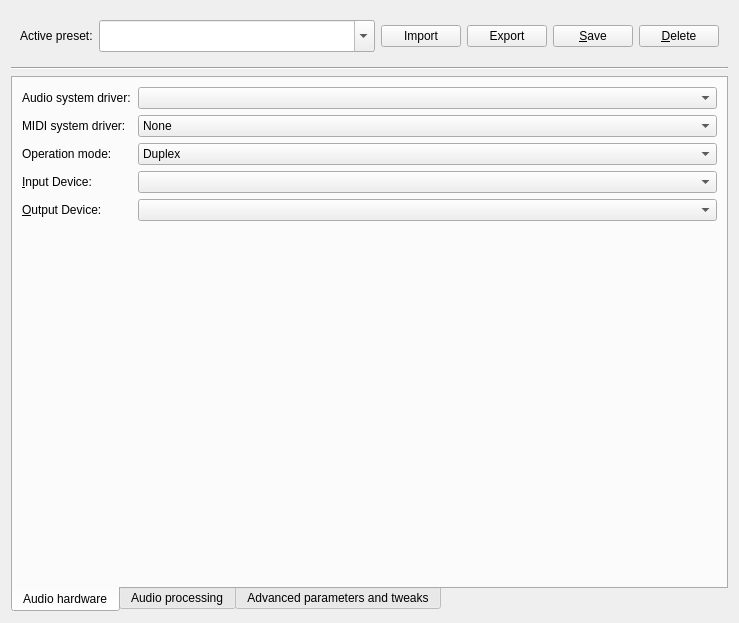
<?xml version="1.0" encoding="UTF-8"?>
<ui version="4.0">
 <class>JackPresetsWidget</class>
 <widget class="QWidget" name="JackPresetsWidget">
  <property name="geometry">
   <rect>
    <x>0</x>
    <y>0</y>
    <width>739</width>
    <height>623</height>
   </rect>
  </property>
  <property name="windowTitle">
   <string>Form</string>
  </property>
  <layout class="QVBoxLayout" name="verticalLayout_2">
   <item>
    <widget class="QWidget" name="containerWidget" native="true">
     <property name="autoFillBackground">
      <bool>false</bool>
     </property>
     <property name="styleSheet">
      <string notr="true"/>
     </property>
     <layout class="QVBoxLayout" name="verticalLayout">
      <item>
       <layout class="QHBoxLayout" name="horizontalLayout_2">
        <item>
         <widget class="QLabel" name="presetTextLabel">
          <property name="text">
           <string>Active preset:</string>
          </property>
          <property name="wordWrap">
           <bool>false</bool>
          </property>
          <property name="buddy">
           <cstring>presetComboBox</cstring>
          </property>
         </widget>
        </item>
        <item>
         <widget class="QComboBox" name="presetComboBox">
          <property name="sizePolicy">
           <sizepolicy hsizetype="Expanding" vsizetype="Fixed">
            <horstretch>0</horstretch>
            <verstretch>0</verstretch>
           </sizepolicy>
          </property>
          <property name="minimumSize">
           <size>
            <width>0</width>
            <height>32</height>
           </size>
          </property>
          <property name="toolTip">
           <string>Settings preset name</string>
          </property>
          <property name="editable">
           <bool>true</bool>
          </property>
         </widget>
        </item>
        <item>
         <widget class="QPushButton" name="importPresetPushButton">
          <property name="text">
           <string>Import</string>
          </property>
          <property name="icon">
           <iconset resource="resources.qrc">
            <normaloff>:/images/document-import.svg</normaloff>:/images/document-import.svg</iconset>
          </property>
          <property name="iconSize">
           <size>
            <width>24</width>
            <height>24</height>
           </size>
          </property>
         </widget>
        </item>
        <item>
         <widget class="QPushButton" name="exportPresetPushButton">
          <property name="text">
           <string>Export</string>
          </property>
          <property name="icon">
           <iconset resource="resources.qrc">
            <normaloff>:/images/document-export.svg</normaloff>:/images/document-export.svg</iconset>
          </property>
          <property name="iconSize">
           <size>
            <width>24</width>
            <height>24</height>
           </size>
          </property>
         </widget>
        </item>
        <item>
         <widget class="QPushButton" name="savePresetPushButton">
          <property name="toolTip">
           <string>Save settings as current preset name</string>
          </property>
          <property name="text">
           <string>&amp;Save</string>
          </property>
          <property name="icon">
           <iconset resource="resources.qrc">
            <normaloff>:/images/document-save.svg</normaloff>:/images/document-save.svg</iconset>
          </property>
          <property name="iconSize">
           <size>
            <width>24</width>
            <height>24</height>
           </size>
          </property>
          <property name="shortcut">
           <string>Alt+S</string>
          </property>
          <property name="autoDefault">
           <bool>false</bool>
          </property>
         </widget>
        </item>
        <item>
         <widget class="QPushButton" name="deletePresetPushButton">
          <property name="toolTip">
           <string>Delete current settings preset</string>
          </property>
          <property name="text">
           <string>&amp;Delete</string>
          </property>
          <property name="icon">
           <iconset resource="resources.qrc">
            <normaloff>:/images/list-remove.svg</normaloff>:/images/list-remove.svg</iconset>
          </property>
          <property name="iconSize">
           <size>
            <width>24</width>
            <height>24</height>
           </size>
          </property>
          <property name="shortcut">
           <string>Alt+D</string>
          </property>
          <property name="autoDefault">
           <bool>false</bool>
          </property>
         </widget>
        </item>
       </layout>
      </item>
     </layout>
    </widget>
   </item>
   <item>
    <widget class="Line" name="line">
     <property name="orientation">
      <enum>Qt::Horizontal</enum>
     </property>
    </widget>
   </item>
   <item>
    <widget class="QTabWidget" name="tabWidget_2">
     <property name="tabPosition">
      <enum>QTabWidget::South</enum>
     </property>
     <property name="currentIndex">
      <number>0</number>
     </property>
     <property name="iconSize">
      <size>
       <width>24</width>
       <height>24</height>
      </size>
     </property>
     <widget class="QWidget" name="tabAudioHardware">
      <attribute name="icon">
       <iconset resource="resources.qrc">
        <normaloff>:/images/drive-harddisk-system.svg</normaloff>:/images/drive-harddisk-system.svg</iconset>
      </attribute>
      <attribute name="title">
       <string>Audio hardware</string>
      </attribute>
      <layout class="QVBoxLayout" name="verticalLayout_4">
       <item>
        <layout class="QGridLayout" name="gridLayout_4">
         <item row="0" column="0">
          <widget class="QLabel" name="audioDriverTextLabel">
           <property name="font">
            <font>
             <weight>50</weight>
             <bold>false</bold>
            </font>
           </property>
           <property name="text">
            <string>Audio system driver:</string>
           </property>
           <property name="alignment">
            <set>Qt::AlignLeading|Qt::AlignLeft|Qt::AlignVCenter</set>
           </property>
           <property name="wordWrap">
            <bool>false</bool>
           </property>
           <property name="buddy">
            <cstring>audioDriverComboBox</cstring>
           </property>
          </widget>
         </item>
         <item row="0" column="1">
          <widget class="QComboBox" name="audioDriverComboBox">
           <property name="font">
            <font>
             <weight>50</weight>
             <bold>false</bold>
            </font>
           </property>
           <property name="toolTip">
            <string>The audio backend driver interface to use</string>
           </property>
           <property name="editable">
            <bool>false</bool>
           </property>
          </widget>
         </item>
         <item row="1" column="0">
          <widget class="QLabel" name="midiDriverTextLabel">
           <property name="font">
            <font>
             <weight>50</weight>
             <bold>false</bold>
            </font>
           </property>
           <property name="text">
            <string>MIDI system driver:</string>
           </property>
           <property name="alignment">
            <set>Qt::AlignLeading|Qt::AlignLeft|Qt::AlignVCenter</set>
           </property>
           <property name="wordWrap">
            <bool>false</bool>
           </property>
           <property name="buddy">
            <cstring>midiDriverComboBox</cstring>
           </property>
          </widget>
         </item>
         <item row="1" column="1">
          <widget class="QComboBox" name="midiDriverComboBox">
           <property name="font">
            <font>
             <weight>50</weight>
             <bold>false</bold>
            </font>
           </property>
           <property name="toolTip">
            <string>The ALSA MIDI backend driver to use</string>
           </property>
           <property name="editable">
            <bool>false</bool>
           </property>
           <item>
            <property name="text">
             <string>None</string>
            </property>
           </item>
           <item>
            <property name="text">
             <string>Raw</string>
            </property>
           </item>
           <item>
            <property name="text">
             <string>Seq</string>
            </property>
           </item>
          </widget>
         </item>
         <item row="2" column="0">
          <widget class="QLabel" name="operationModeTextLabel">
           <property name="font">
            <font>
             <weight>50</weight>
             <bold>false</bold>
            </font>
           </property>
           <property name="text">
            <string>Operation mode:</string>
           </property>
           <property name="alignment">
            <set>Qt::AlignLeading|Qt::AlignLeft|Qt::AlignVCenter</set>
           </property>
           <property name="wordWrap">
            <bool>false</bool>
           </property>
           <property name="buddy">
            <cstring>operationModeComboBox</cstring>
           </property>
          </widget>
         </item>
         <item row="2" column="1">
          <widget class="QComboBox" name="operationModeComboBox">
           <property name="font">
            <font>
             <weight>50</weight>
             <bold>false</bold>
            </font>
           </property>
           <property name="toolTip">
            <string>Provide either audio capture, playback or both</string>
           </property>
           <property name="editable">
            <bool>false</bool>
           </property>
           <item>
            <property name="text">
             <string>Duplex</string>
            </property>
           </item>
           <item>
            <property name="text">
             <string>Capture Only</string>
            </property>
           </item>
           <item>
            <property name="text">
             <string>Playback Only</string>
            </property>
           </item>
          </widget>
         </item>
         <item row="3" column="0">
          <widget class="QLabel" name="inputDeviceTextLabel">
           <property name="font">
            <font>
             <weight>50</weight>
             <bold>false</bold>
            </font>
           </property>
           <property name="text">
            <string>&amp;Input Device:</string>
           </property>
           <property name="alignment">
            <set>Qt::AlignLeading|Qt::AlignLeft|Qt::AlignVCenter</set>
           </property>
           <property name="wordWrap">
            <bool>false</bool>
           </property>
           <property name="buddy">
            <cstring>inputDeviceComboBox</cstring>
           </property>
          </widget>
         </item>
         <item row="3" column="1">
          <widget class="SoundcardComboBox" name="inputDeviceComboBox">
           <property name="font">
            <font>
             <weight>50</weight>
             <bold>false</bold>
            </font>
           </property>
           <property name="toolTip">
            <string>Alternate input device for capture</string>
           </property>
           <property name="editable">
            <bool>false</bool>
           </property>
          </widget>
         </item>
         <item row="4" column="0">
          <widget class="QLabel" name="outDeviceTextLabel">
           <property name="minimumSize">
            <size>
             <width>80</width>
             <height>0</height>
            </size>
           </property>
           <property name="maximumSize">
            <size>
             <width>110</width>
             <height>16777215</height>
            </size>
           </property>
           <property name="font">
            <font>
             <weight>50</weight>
             <bold>false</bold>
            </font>
           </property>
           <property name="text">
            <string>&amp;Output Device:</string>
           </property>
           <property name="alignment">
            <set>Qt::AlignLeading|Qt::AlignLeft|Qt::AlignVCenter</set>
           </property>
           <property name="wordWrap">
            <bool>false</bool>
           </property>
           <property name="buddy">
            <cstring>outputDeviceComboBox</cstring>
           </property>
          </widget>
         </item>
         <item row="4" column="1">
          <widget class="SoundcardComboBox" name="outputDeviceComboBox">
           <property name="font">
            <font>
             <weight>50</weight>
             <bold>false</bold>
            </font>
           </property>
           <property name="toolTip">
            <string>Alternate output device for playback</string>
           </property>
           <property name="editable">
            <bool>false</bool>
           </property>
          </widget>
         </item>
        </layout>
       </item>
       <item>
        <spacer name="verticalSpacer_3">
         <property name="orientation">
          <enum>Qt::Vertical</enum>
         </property>
         <property name="sizeHint" stdset="0">
          <size>
           <width>20</width>
           <height>308</height>
          </size>
         </property>
        </spacer>
       </item>
      </layout>
     </widget>
     <widget class="QWidget" name="tabAudioProcessing">
      <attribute name="icon">
       <iconset resource="resources.qrc">
        <normaloff>:/images/emblem-system.svg</normaloff>:/images/emblem-system.svg</iconset>
      </attribute>
      <attribute name="title">
       <string>Audio processing</string>
      </attribute>
      <layout class="QVBoxLayout" name="verticalLayout_3">
       <item>
        <layout class="QGridLayout" name="gridLayout">
         <item row="1" column="1">
          <widget class="QComboBox" name="sampleRateComboBox">
           <property name="font">
            <font>
             <weight>50</weight>
             <bold>false</bold>
            </font>
           </property>
           <property name="toolTip">
            <string>Sample rate in frames per second</string>
           </property>
           <property name="editable">
            <bool>false</bool>
           </property>
           <item>
            <property name="text">
             <string>22050</string>
            </property>
           </item>
           <item>
            <property name="text">
             <string>32000</string>
            </property>
           </item>
           <item>
            <property name="text">
             <string>44100</string>
            </property>
           </item>
           <item>
            <property name="text">
             <string>48000</string>
            </property>
           </item>
           <item>
            <property name="text">
             <string>88200</string>
            </property>
           </item>
           <item>
            <property name="text">
             <string>96000</string>
            </property>
           </item>
           <item>
            <property name="text">
             <string>192000</string>
            </property>
           </item>
          </widget>
         </item>
         <item row="1" column="0">
          <widget class="QLabel" name="SampleRateTextLabel">
           <property name="font">
            <font>
             <weight>50</weight>
             <bold>false</bold>
            </font>
           </property>
           <property name="frameShape">
            <enum>QFrame::NoFrame</enum>
           </property>
           <property name="frameShadow">
            <enum>QFrame::Plain</enum>
           </property>
           <property name="text">
            <string>Sample rate:</string>
           </property>
           <property name="alignment">
            <set>Qt::AlignLeading|Qt::AlignLeft|Qt::AlignVCenter</set>
           </property>
           <property name="wordWrap">
            <bool>false</bool>
           </property>
           <property name="buddy">
            <cstring>sampleRateComboBox</cstring>
           </property>
          </widget>
         </item>
         <item row="2" column="0">
          <widget class="QLabel" name="PeriodsTextLabel">
           <property name="font">
            <font>
             <weight>50</weight>
             <bold>false</bold>
            </font>
           </property>
           <property name="text">
            <string>Number of buffers:</string>
           </property>
           <property name="alignment">
            <set>Qt::AlignLeading|Qt::AlignLeft|Qt::AlignVCenter</set>
           </property>
           <property name="wordWrap">
            <bool>false</bool>
           </property>
           <property name="buddy">
            <cstring>numberOfBuffersSpinBox</cstring>
           </property>
          </widget>
         </item>
         <item row="1" column="2">
          <widget class="QLabel" name="label_12">
           <property name="text">
            <string>Hz</string>
           </property>
          </widget>
         </item>
         <item row="0" column="0">
          <widget class="QLabel" name="FramesTextLabel">
           <property name="font">
            <font>
             <weight>50</weight>
             <bold>false</bold>
            </font>
           </property>
           <property name="text">
            <string>Samples per frame:</string>
           </property>
           <property name="alignment">
            <set>Qt::AlignLeading|Qt::AlignLeft|Qt::AlignVCenter</set>
           </property>
           <property name="wordWrap">
            <bool>false</bool>
           </property>
           <property name="buddy">
            <cstring>samplesPerFrameComboBox</cstring>
           </property>
          </widget>
         </item>
         <item row="2" column="1">
          <widget class="QSpinBox" name="numberOfBuffersSpinBox">
           <property name="font">
            <font>
             <weight>50</weight>
             <bold>false</bold>
            </font>
           </property>
           <property name="toolTip">
            <string>Number of periods in the hardware buffer</string>
           </property>
           <property name="minimum">
            <number>2</number>
           </property>
           <property name="maximum">
            <number>999</number>
           </property>
          </widget>
         </item>
         <item row="3" column="1">
          <widget class="QComboBox" name="maximumNumberOfPortsComboBox">
           <property name="minimumSize">
            <size>
             <width>60</width>
             <height>0</height>
            </size>
           </property>
           <property name="font">
            <font>
             <weight>50</weight>
             <bold>false</bold>
            </font>
           </property>
           <property name="toolTip">
            <string>Maximum number of ports the JACK server can manage</string>
           </property>
           <property name="editable">
            <bool>true</bool>
           </property>
           <property name="currentIndex">
            <number>0</number>
           </property>
           <item>
            <property name="text">
             <string>128</string>
            </property>
           </item>
           <item>
            <property name="text">
             <string>256</string>
            </property>
           </item>
           <item>
            <property name="text">
             <string>512</string>
            </property>
           </item>
           <item>
            <property name="text">
             <string>1024</string>
            </property>
           </item>
           <item>
            <property name="text">
             <string>2048</string>
            </property>
           </item>
           <item>
            <property name="text">
             <string>4096</string>
            </property>
           </item>
          </widget>
         </item>
         <item row="0" column="2">
          <widget class="QLabel" name="label_11">
           <property name="text">
            <string>Samples</string>
           </property>
          </widget>
         </item>
         <item row="3" column="0">
          <widget class="QLabel" name="PortMaxTextLabel">
           <property name="font">
            <font>
             <weight>50</weight>
             <bold>false</bold>
            </font>
           </property>
           <property name="text">
            <string>Maximum number of ports:</string>
           </property>
           <property name="alignment">
            <set>Qt::AlignLeading|Qt::AlignLeft|Qt::AlignVCenter</set>
           </property>
           <property name="wordWrap">
            <bool>false</bool>
           </property>
           <property name="buddy">
            <cstring>maximumNumberOfPortsComboBox</cstring>
           </property>
          </widget>
         </item>
         <item row="0" column="1">
          <widget class="QComboBox" name="samplesPerFrameComboBox">
           <property name="font">
            <font>
             <weight>50</weight>
             <bold>false</bold>
            </font>
           </property>
           <property name="toolTip">
            <string>Frames per period between process() calls</string>
           </property>
           <property name="editable">
            <bool>true</bool>
           </property>
           <property name="frame">
            <bool>true</bool>
           </property>
           <item>
            <property name="text">
             <string>16</string>
            </property>
           </item>
           <item>
            <property name="text">
             <string>32</string>
            </property>
           </item>
           <item>
            <property name="text">
             <string>64</string>
            </property>
           </item>
           <item>
            <property name="text">
             <string>128</string>
            </property>
           </item>
           <item>
            <property name="text">
             <string>256</string>
            </property>
           </item>
           <item>
            <property name="text">
             <string>512</string>
            </property>
           </item>
           <item>
            <property name="text">
             <string>1024</string>
            </property>
           </item>
           <item>
            <property name="text">
             <string>2048</string>
            </property>
           </item>
           <item>
            <property name="text">
             <string>4096</string>
            </property>
           </item>
          </widget>
         </item>
        </layout>
       </item>
       <item>
        <widget class="QCheckBox" name="enableRealtimeProcessingCheckBox">
         <property name="font">
          <font>
           <weight>50</weight>
           <bold>false</bold>
          </font>
         </property>
         <property name="toolTip">
          <string>Use realtime scheduling</string>
         </property>
         <property name="layoutDirection">
          <enum>Qt::LeftToRight</enum>
         </property>
         <property name="text">
          <string>Enable &amp;realtime processing mode</string>
         </property>
         <property name="shortcut">
          <string>Alt+R</string>
         </property>
        </widget>
       </item>
       <item>
        <spacer name="verticalSpacer_2">
         <property name="orientation">
          <enum>Qt::Vertical</enum>
         </property>
         <property name="sizeHint" stdset="0">
          <size>
           <width>20</width>
           <height>40</height>
          </size>
         </property>
        </spacer>
       </item>
      </layout>
     </widget>
     <widget class="QWidget" name="tabAdvancedParametersAndTweaks">
      <attribute name="icon">
       <iconset resource="resources.qrc">
        <normaloff>:/images/emblem-important.svg</normaloff>:/images/emblem-important.svg</iconset>
      </attribute>
      <attribute name="title">
       <string>Advanced parameters and tweaks</string>
      </attribute>
      <layout class="QVBoxLayout" name="verticalLayout_8">
       <item>
        <layout class="QGridLayout" name="gridLayout_2">
         <item row="1" column="2">
          <widget class="QLabel" name="label">
           <property name="text">
            <string>ms</string>
           </property>
          </widget>
         </item>
         <item row="2" column="1">
          <widget class="QSpinBox" name="ChanSpinBox">
           <property name="font">
            <font>
             <weight>50</weight>
             <bold>false</bold>
            </font>
           </property>
           <property name="toolTip">
            <string>Maximum number of audio channels to allocate</string>
           </property>
           <property name="specialValueText">
            <string>(default)</string>
           </property>
           <property name="maximum">
            <number>999</number>
           </property>
          </widget>
         </item>
         <item row="3" column="0">
          <widget class="QLabel" name="label_2">
           <property name="text">
            <string>Maximum number of hardware input channels:</string>
           </property>
          </widget>
         </item>
         <item row="7" column="0">
          <widget class="QLabel" name="WaitTextLabel">
           <property name="font">
            <font>
             <weight>50</weight>
             <bold>false</bold>
            </font>
           </property>
           <property name="text">
            <string>Dummy driver processing delay:</string>
           </property>
           <property name="alignment">
            <set>Qt::AlignLeading|Qt::AlignLeft|Qt::AlignVCenter</set>
           </property>
           <property name="wordWrap">
            <bool>false</bool>
           </property>
           <property name="buddy">
            <cstring>WaitComboBox</cstring>
           </property>
          </widget>
         </item>
         <item row="6" column="2">
          <widget class="QLabel" name="label_8">
           <property name="text">
            <string>Samples</string>
           </property>
          </widget>
         </item>
         <item row="4" column="0">
          <widget class="QLabel" name="label_4">
           <property name="text">
            <string>Maximum number of hardware output channels:</string>
           </property>
          </widget>
         </item>
         <item row="6" column="0">
          <widget class="QLabel" name="label_7">
           <property name="text">
            <string>External output latency:</string>
           </property>
          </widget>
         </item>
         <item row="3" column="1">
          <widget class="QSpinBox" name="InChannelsSpinBox">
           <property name="font">
            <font>
             <weight>50</weight>
             <bold>false</bold>
            </font>
           </property>
           <property name="toolTip">
            <string>Maximum input audio hardware channels to allocate</string>
           </property>
           <property name="specialValueText">
            <string>(default)</string>
           </property>
           <property name="maximum">
            <number>999</number>
           </property>
          </widget>
         </item>
         <item row="5" column="2">
          <widget class="QLabel" name="label_6">
           <property name="text">
            <string>Samples</string>
           </property>
          </widget>
         </item>
         <item row="7" column="2">
          <widget class="QLabel" name="label_9">
           <property name="text">
            <string>μs</string>
           </property>
          </widget>
         </item>
         <item row="4" column="1">
          <widget class="QSpinBox" name="OutChannelsSpinBox">
           <property name="font">
            <font>
             <weight>50</weight>
             <bold>false</bold>
            </font>
           </property>
           <property name="toolTip">
            <string>Maximum output audio hardware channels to allocate</string>
           </property>
           <property name="specialValueText">
            <string>(default)</string>
           </property>
           <property name="maximum">
            <number>999</number>
           </property>
          </widget>
         </item>
         <item row="5" column="1">
          <widget class="QSpinBox" name="InLatencySpinBox">
           <property name="font">
            <font>
             <weight>50</weight>
             <bold>false</bold>
            </font>
           </property>
           <property name="toolTip">
            <string>External input latency (frames)</string>
           </property>
           <property name="specialValueText">
            <string>(default)</string>
           </property>
           <property name="maximum">
            <number>9999999</number>
           </property>
          </widget>
         </item>
         <item row="1" column="0">
          <widget class="QLabel" name="TimeoutTextLabel">
           <property name="font">
            <font>
             <weight>50</weight>
             <italic>false</italic>
             <bold>false</bold>
            </font>
           </property>
           <property name="frameShape">
            <enum>QFrame::NoFrame</enum>
           </property>
           <property name="frameShadow">
            <enum>QFrame::Plain</enum>
           </property>
           <property name="text">
            <string>Client &amp;timeout:</string>
           </property>
           <property name="alignment">
            <set>Qt::AlignLeading|Qt::AlignLeft|Qt::AlignVCenter</set>
           </property>
           <property name="wordWrap">
            <bool>false</bool>
           </property>
           <property name="buddy">
            <cstring>TimeoutComboBox</cstring>
           </property>
          </widget>
         </item>
         <item row="0" column="0">
          <widget class="QLabel" name="DitherTextLabel">
           <property name="font">
            <font>
             <weight>50</weight>
             <bold>false</bold>
            </font>
           </property>
           <property name="frameShape">
            <enum>QFrame::NoFrame</enum>
           </property>
           <property name="frameShadow">
            <enum>QFrame::Plain</enum>
           </property>
           <property name="text">
            <string>Dit&amp;hering:</string>
           </property>
           <property name="alignment">
            <set>Qt::AlignLeading|Qt::AlignLeft|Qt::AlignVCenter</set>
           </property>
           <property name="wordWrap">
            <bool>false</bool>
           </property>
           <property name="buddy">
            <cstring>DitherComboBox</cstring>
           </property>
          </widget>
         </item>
         <item row="0" column="1">
          <widget class="QComboBox" name="DitherComboBox">
           <property name="font">
            <font>
             <weight>50</weight>
             <bold>false</bold>
            </font>
           </property>
           <property name="toolTip">
            <string>Set dither mode</string>
           </property>
           <item>
            <property name="text">
             <string>None</string>
            </property>
           </item>
           <item>
            <property name="text">
             <string>Rectangular</string>
            </property>
           </item>
           <item>
            <property name="text">
             <string>Shaped</string>
            </property>
           </item>
           <item>
            <property name="text">
             <string>Triangular</string>
            </property>
           </item>
          </widget>
         </item>
         <item row="1" column="1">
          <widget class="QComboBox" name="TimeoutComboBox">
           <property name="font">
            <font>
             <weight>50</weight>
             <bold>false</bold>
            </font>
           </property>
           <property name="toolTip">
            <string>Set client timeout limit in miliseconds</string>
           </property>
           <property name="editable">
            <bool>true</bool>
           </property>
           <property name="currentIndex">
            <number>1</number>
           </property>
           <item>
            <property name="text">
             <string>200</string>
            </property>
           </item>
           <item>
            <property name="text">
             <string>500</string>
            </property>
           </item>
           <item>
            <property name="text">
             <string>1000</string>
            </property>
           </item>
           <item>
            <property name="text">
             <string>2000</string>
            </property>
           </item>
           <item>
            <property name="text">
             <string>5000</string>
            </property>
           </item>
           <item>
            <property name="text">
             <string>10000</string>
            </property>
           </item>
          </widget>
         </item>
         <item row="5" column="0">
          <widget class="QLabel" name="label_5">
           <property name="text">
            <string>External input latency:</string>
           </property>
          </widget>
         </item>
         <item row="6" column="1">
          <widget class="QSpinBox" name="OutLatencySpinBox">
           <property name="font">
            <font>
             <weight>50</weight>
             <bold>false</bold>
            </font>
           </property>
           <property name="toolTip">
            <string>External output latency (frames)</string>
           </property>
           <property name="specialValueText">
            <string>(default)</string>
           </property>
           <property name="maximum">
            <number>9999999</number>
           </property>
          </widget>
         </item>
         <item row="2" column="0">
          <widget class="QLabel" name="label_3">
           <property name="text">
            <string>Maximum number of audio channels:</string>
           </property>
          </widget>
         </item>
         <item row="7" column="1">
          <widget class="QComboBox" name="WaitComboBox">
           <property name="font">
            <font>
             <family>Sans Serif</family>
             <weight>50</weight>
             <bold>false</bold>
            </font>
           </property>
           <property name="acceptDrops">
            <bool>false</bool>
           </property>
           <property name="toolTip">
            <string>Number of microseconds to wait between engine processes (dummy)</string>
           </property>
           <property name="editable">
            <bool>true</bool>
           </property>
           <item>
            <property name="text">
             <string>21333</string>
            </property>
           </item>
          </widget>
         </item>
         <item row="8" column="0">
          <widget class="QLabel" name="WordLengthTextLabel">
           <property name="font">
            <font>
             <weight>50</weight>
             <bold>false</bold>
            </font>
           </property>
           <property name="text">
            <string>&amp;Word Length:</string>
           </property>
           <property name="alignment">
            <set>Qt::AlignLeading|Qt::AlignLeft|Qt::AlignVCenter</set>
           </property>
           <property name="wordWrap">
            <bool>false</bool>
           </property>
           <property name="buddy">
            <cstring>WordLengthComboBox</cstring>
           </property>
          </widget>
         </item>
         <item row="8" column="1">
          <widget class="QComboBox" name="WordLengthComboBox">
           <property name="font">
            <font>
             <weight>50</weight>
             <bold>false</bold>
            </font>
           </property>
           <property name="acceptDrops">
            <bool>false</bool>
           </property>
           <property name="toolTip">
            <string>Word length</string>
           </property>
           <property name="editable">
            <bool>true</bool>
           </property>
           <item>
            <property name="text">
             <string>16</string>
            </property>
           </item>
           <item>
            <property name="text">
             <string>32</string>
            </property>
           </item>
           <item>
            <property name="text">
             <string>64</string>
            </property>
           </item>
          </widget>
         </item>
         <item row="8" column="2">
          <widget class="QLabel" name="label_10">
           <property name="text">
            <string>Bit</string>
           </property>
          </widget>
         </item>
        </layout>
       </item>
       <item>
        <widget class="Line" name="line_2">
         <property name="orientation">
          <enum>Qt::Horizontal</enum>
         </property>
        </widget>
       </item>
       <item>
        <layout class="QGridLayout" name="gridLayout_3" rowstretch="0,0,0">
         <item row="0" column="0">
          <widget class="QCheckBox" name="NoMemLockCheckBox">
           <property name="font">
            <font>
             <weight>50</weight>
             <bold>false</bold>
            </font>
           </property>
           <property name="toolTip">
            <string>Do not attempt to lock memory, even if in realtime mode</string>
           </property>
           <property name="text">
            <string>No Memory Loc&amp;k</string>
           </property>
           <property name="shortcut">
            <string>Alt+K</string>
           </property>
          </widget>
         </item>
         <item row="2" column="1">
          <widget class="QCheckBox" name="VerboseCheckBox">
           <property name="font">
            <font>
             <weight>50</weight>
             <bold>false</bold>
            </font>
           </property>
           <property name="toolTip">
            <string>Whether to give verbose output on messages</string>
           </property>
           <property name="text">
            <string>&amp;Verbose messages</string>
           </property>
           <property name="shortcut">
            <string>Alt+V</string>
           </property>
          </widget>
         </item>
         <item row="2" column="2">
          <widget class="QCheckBox" name="HWMonCheckBox">
           <property name="font">
            <font>
             <weight>50</weight>
             <bold>false</bold>
            </font>
           </property>
           <property name="toolTip">
            <string>Enable hardware monitoring of capture ports</string>
           </property>
           <property name="text">
            <string>H/W M&amp;onitor</string>
           </property>
           <property name="shortcut">
            <string>Alt+O</string>
           </property>
          </widget>
         </item>
         <item row="1" column="1">
          <widget class="QCheckBox" name="SoftModeCheckBox">
           <property name="font">
            <font>
             <weight>50</weight>
             <bold>false</bold>
            </font>
           </property>
           <property name="toolTip">
            <string>Ignore xruns reported by the backend driver</string>
           </property>
           <property name="text">
            <string>So&amp;ft Mode</string>
           </property>
           <property name="shortcut">
            <string>Alt+F</string>
           </property>
          </widget>
         </item>
         <item row="2" column="0">
          <widget class="QCheckBox" name="ShortsCheckBox">
           <property name="font">
            <font>
             <weight>50</weight>
             <bold>false</bold>
            </font>
           </property>
           <property name="toolTip">
            <string>Force 16bit mode instead of failing over 32bit (default)</string>
           </property>
           <property name="text">
            <string>Force &amp;16bit</string>
           </property>
           <property name="shortcut">
            <string>Alt+1</string>
           </property>
          </widget>
         </item>
         <item row="1" column="2">
          <widget class="QCheckBox" name="HWMeterCheckBox">
           <property name="font">
            <font>
             <weight>50</weight>
             <bold>false</bold>
            </font>
           </property>
           <property name="toolTip">
            <string>Enable hardware metering on cards that support it</string>
           </property>
           <property name="text">
            <string>H/&amp;W Meter</string>
           </property>
           <property name="shortcut">
            <string>Alt+W</string>
           </property>
          </widget>
         </item>
         <item row="1" column="0">
          <widget class="QCheckBox" name="UnlockMemCheckBox">
           <property name="font">
            <font>
             <weight>50</weight>
             <bold>false</bold>
            </font>
           </property>
           <property name="toolTip">
            <string>Unlock memory of common toolkit libraries (GTK+, QT, FLTK, Wine)</string>
           </property>
           <property name="text">
            <string>&amp;Unlock Memory</string>
           </property>
           <property name="shortcut">
            <string>Alt+U</string>
           </property>
          </widget>
         </item>
         <item row="0" column="1">
          <widget class="QCheckBox" name="MonitorCheckBox">
           <property name="font">
            <font>
             <weight>50</weight>
             <bold>false</bold>
            </font>
           </property>
           <property name="toolTip">
            <string>Provide output monitor ports</string>
           </property>
           <property name="text">
            <string>&amp;Monitor</string>
           </property>
           <property name="shortcut">
            <string>Alt+M</string>
           </property>
          </widget>
         </item>
         <item row="0" column="2">
          <widget class="QCheckBox" name="IgnoreHWCheckBox">
           <property name="font">
            <font>
             <weight>50</weight>
             <bold>false</bold>
            </font>
           </property>
           <property name="toolTip">
            <string>Ignore hardware period/buffer size</string>
           </property>
           <property name="text">
            <string>&amp;Ignore H/W</string>
           </property>
           <property name="shortcut">
            <string>Alt+I</string>
           </property>
          </widget>
         </item>
        </layout>
       </item>
       <item>
        <spacer name="verticalSpacer">
         <property name="orientation">
          <enum>Qt::Vertical</enum>
         </property>
         <property name="sizeHint" stdset="0">
          <size>
           <width>20</width>
           <height>40</height>
          </size>
         </property>
        </spacer>
       </item>
      </layout>
     </widget>
    </widget>
   </item>
  </layout>
 </widget>
 <customwidgets>
  <customwidget>
   <class>SoundcardComboBox</class>
   <extends>QComboBox</extends>
   <header>soundcardcombobox.h</header>
  </customwidget>
 </customwidgets>
 <resources>
  <include location="resources.qrc"/>
 </resources>
 <connections/>
</ui>
